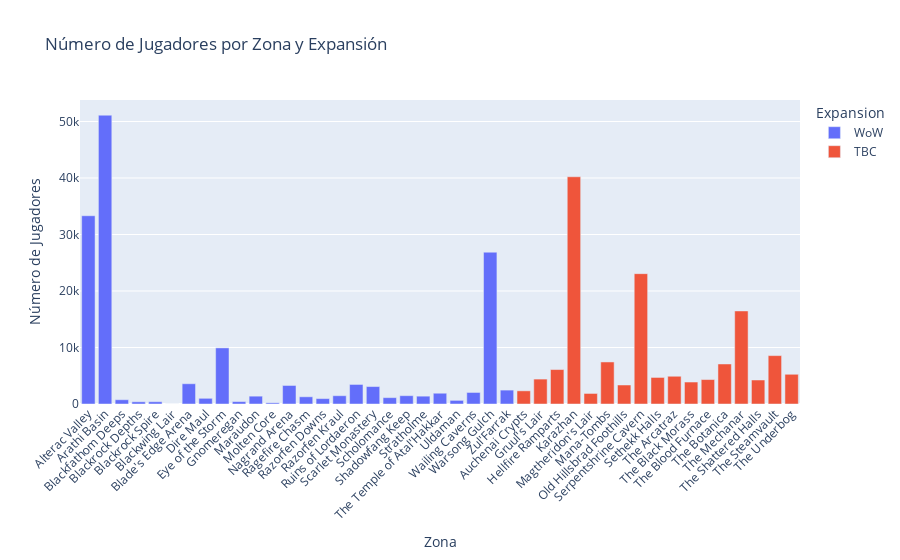

This figure's notebook cell:
### Markdown cell above
este gráfico proporciona una visión general útil para entender cómo se distribuyen los jugadores en diferentes zonas y puede servir como base para explorar más a fondo las razones detrás de estas tendencias.

### Code cell
# Filtrar por expansiones (WoW y TBC)
filtered_wowah_data_wow = wowah_data[wowah_data['zone'].isin(locations[locations['Game_Version'] == 'WoW']['Location_Name'])]
filtered_wowah_data_tbc = wowah_data[wowah_data['zone'].isin(locations[locations['Game_Version'] == 'TBC']['Location_Name'])]

# Contar jugadores por expansión y zona
expansion_zone_counts = pd.concat([
    filtered_wowah_data_wow.assign(Expansion='WoW'),
    filtered_wowah_data_tbc.assign(Expansion='TBC')
])

# Contar jugadores por zona y expansión
zone_expansion_counts = expansion_zone_counts.groupby(['zone', 'Expansion']).size().reset_index(name='count')

# Crear gráfico de barras
fig = px.bar(zone_expansion_counts, x='zone', y='count', color='Expansion',
             title='Número de Jugadores por Zona y Expansión',
             labels={'zone': 'Zona', 'count': 'Número de Jugadores'})
fig.update_layout(xaxis_title='Zona', yaxis_title='Número de Jugadores', xaxis_tickangle=-45)
fig.show()

### Figure 1 — Plotly figure (JSON) as saved in the notebook; plotly's stock layout.template omitted (floating-point values rounded to 4 significant figures)
{"data": [{"alignmentgroup": "True", "hovertemplate": "Expansion=WoW<br>Zona=%{x}<br>Número de Jugadores=%{y}<extra></extra>", "legendgroup": "WoW", "marker": {"color": "#636efa", "pattern": {"shape": ""}}, "name": "WoW", "offsetgroup": "WoW", "orientation": "v", "showlegend": true, "textposition": "auto", "type": "bar", "x": ["Alterac Valley", "Arathi Basin", "Blackfathom Deeps", "Blackrock Depths", "Blackrock Spire", "Blackwing Lair", "Blade's Edge Arena", "Dire Maul", "Eye of the Storm", "Gnomeregan", "Maraudon", "Molten Core", "Nagrand Arena", "Ragefire Chasm", "Razorfen Downs", "Razorfen Kraul", "Ruins of Lordaeron", "Scarlet Monastery", "Scholomance", "Shadowfang Keep", "Stratholme", "The Temple of Atal'Hakkar", "Uldaman", "Wailing Caverns", "Warsong Gulch", "Zul'Farrak"], "xaxis": "x", "y": [33320, 51115, 758, 392, 404, 1, 3585, 1007, 9933, 427, 1387, 210, 3279, 1276, 956, 1468, 3460, 3087, 1125, 1473, 1388, 1906, 642, 2043, 26871, 2461], "yaxis": "y"}, {"alignmentgroup": "True", "hovertemplate": "Expansion=TBC<br>Zona=%{x}<br>Número de Jugadores=%{y}<extra></extra>", "legendgroup": "TBC", "marker": {"color": "#EF553B", "pattern": {"shape": ""}}, "name": "TBC", "offsetgroup": "TBC", "orientation": "v", "showlegend": true, "textposition": "auto", "type": "bar", "x": ["Auchenai Crypts", "Gruul's Lair", "Hellfire Ramparts", "Karazhan", "Magtheridon's Lair", "Mana-Tombs", "Old Hillsbrad Foothills", "Serpentshrine Cavern", "Sethekk Halls", "The Arcatraz", "The Black Morass", "The Blood Furnace", "The Botanica", "The Mechanar", "The Shattered Halls", "The Steamvault", "The Underbog"], "xaxis": "x", "y": [2330, 4411, 6099, 40218, 1865, 7441, 3363, 23067, 4699, 4910, 3889, 4326, 7084, 16470, 4246, 8565, 5261], "yaxis": "y"}], "layout": {"autosize": true, "barmode": "relative", "legend": {"title": {"text": "Expansion"}, "tracegroupgap": 0}, "title": {"text": "Número de Jugadores por Zona y Expansión"}, "xaxis": {"anchor": "y", "autorange": true, "domain": [0, 1], "range": [-0.5, 42.5], "tickangle": -45, "title": {"text": "Zona"}, "type": "category"}, "yaxis": {"anchor": "x", "autorange": true, "domain": [0, 1], "range": [0, 53810.0], "title": {"text": "Número de Jugadores"}, "type": "linear"}}}
